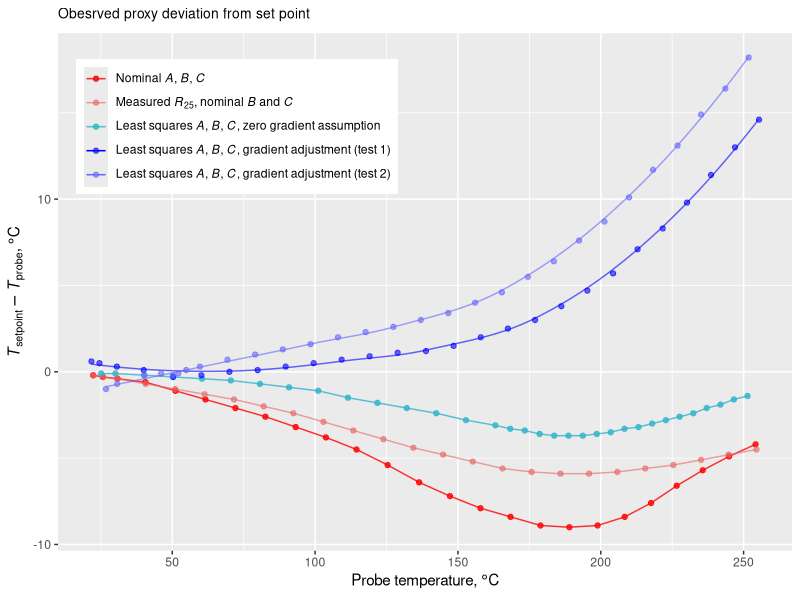

Generate this figure with R:
library(ggplot2)


data.nominal_abc <- read.table('nominal-ABC.tab')
data.nominal_rbc <- read.table('nominal-RBC.tab')
data.proxy_1 <- read.table('proxy-1.tab')
data.proxy_2 <- read.table('proxy-2.tab')
data.proxy_zg <- read.table('proxy-zero-gradient.tab')
names(data.nominal_abc) = c('probe', 'setting')
names(data.nominal_rbc) = c('probe', 'setting')
names(data.proxy_1) = c('probe', 'setting')
names(data.proxy_2) = c('probe', 'setting')
names(data.proxy_zg) = c('setting', 'probe')

#postscript(file='', command='cat', paper='special', onefile=F, horizontal=F, width=10, height=4, pointsize=8)
png(filename = 'proxy.png', width = 1200, height = 600, pointsize = 16, bg = "white", res = 120)

ggplot() +
  scale_colour_manual('',
    values = c(rgb(1.0, 0.0, 0.0, 0.8), rgb(0.9, 0.4, 0.4, 0.6), rgb(0.2, 0.7, 0.8, 0.8), rgb(0.0, 0.0, 1.0, 0.6), rgb(0.4, 0.4, 1.0, 0.6)),
    labels = c(
      expression(paste('Nominal ', italic(A), ', ', italic(B), ', ', italic(C))),
      expression(paste('Measured ', italic(R)[25], ', nominal ', italic(B), ' and ', italic(C))),
      expression(paste('Least squares ', italic(A), ', ', italic(B), ', ', italic(C), ', zero gradient assumption')),
      expression(paste('Least squares ', italic(A), ', ', italic(B), ', ', italic(C), ', gradient adjustment (test 1)')),
      expression(paste('Least squares ', italic(A), ', ', italic(B), ', ', italic(C), ', gradient adjustment (test 2)'))
    )
  ) +
  geom_point(data = data.nominal_abc, mapping = aes(x = probe, y = setting - probe, color = 'a. nominal ABC'), shape = 19, size = 1.5) +
  geom_line(data = data.nominal_abc, mapping = aes(x = probe, y = setting - probe, color = 'a. nominal ABC'), size = 0.5) +
  geom_point(data = data.nominal_rbc, mapping = aes(x = probe, y = setting - probe, color = 'b. nominal RBC'), shape = 19, size = 1.5) +
  geom_line(data = data.nominal_rbc, mapping = aes(x = probe, y = setting - probe, color = 'b. nominal RBC'), size = 0.5) +
  geom_point(data = data.proxy_zg, mapping = aes(x = probe, y = setting - probe, color = 'c. zero gradient'), shape = 19, size = 1.5) +
  geom_line(data = data.proxy_zg, mapping = aes(x = probe, y = setting - probe, color = 'c. zero gradient'), size = 0.5) +
  geom_point(data = data.proxy_1, mapping = aes(x = probe, y = setting - probe, color = 'd. proxy 1'), shape = 19, size = 1.5) +
  stat_smooth(data = data.proxy_1, mapping = aes(x = probe, y = setting - probe, color = 'd. proxy 1'), method = "loess", se = FALSE, size = 0.5) +
  geom_point(data = data.proxy_2, mapping = aes(x = probe, y = setting - probe, color = 'e. proxy 2'), shape = 19, size = 1.5) +
  stat_smooth(data = data.proxy_2, mapping = aes(x = probe, y = setting - probe, color = 'e. proxy 2'), method = "loess", se = FALSE, size = 0.5) +
  xlab(expression('Probe temperature, ' * degree * C)) +
  ylab(expression(italic(T)[setpoint] - italic(T)[probe] * ', ' * degree * C)) +
  ggtitle(bquote(paste('Obesrved proxy deviation from set point'))) +
  theme(legend.position = c(0.025, 0.95), legend.justification=c(0,1), legend.text.align = 0, legend.title = element_blank(), plot.title = element_text(size=10))
